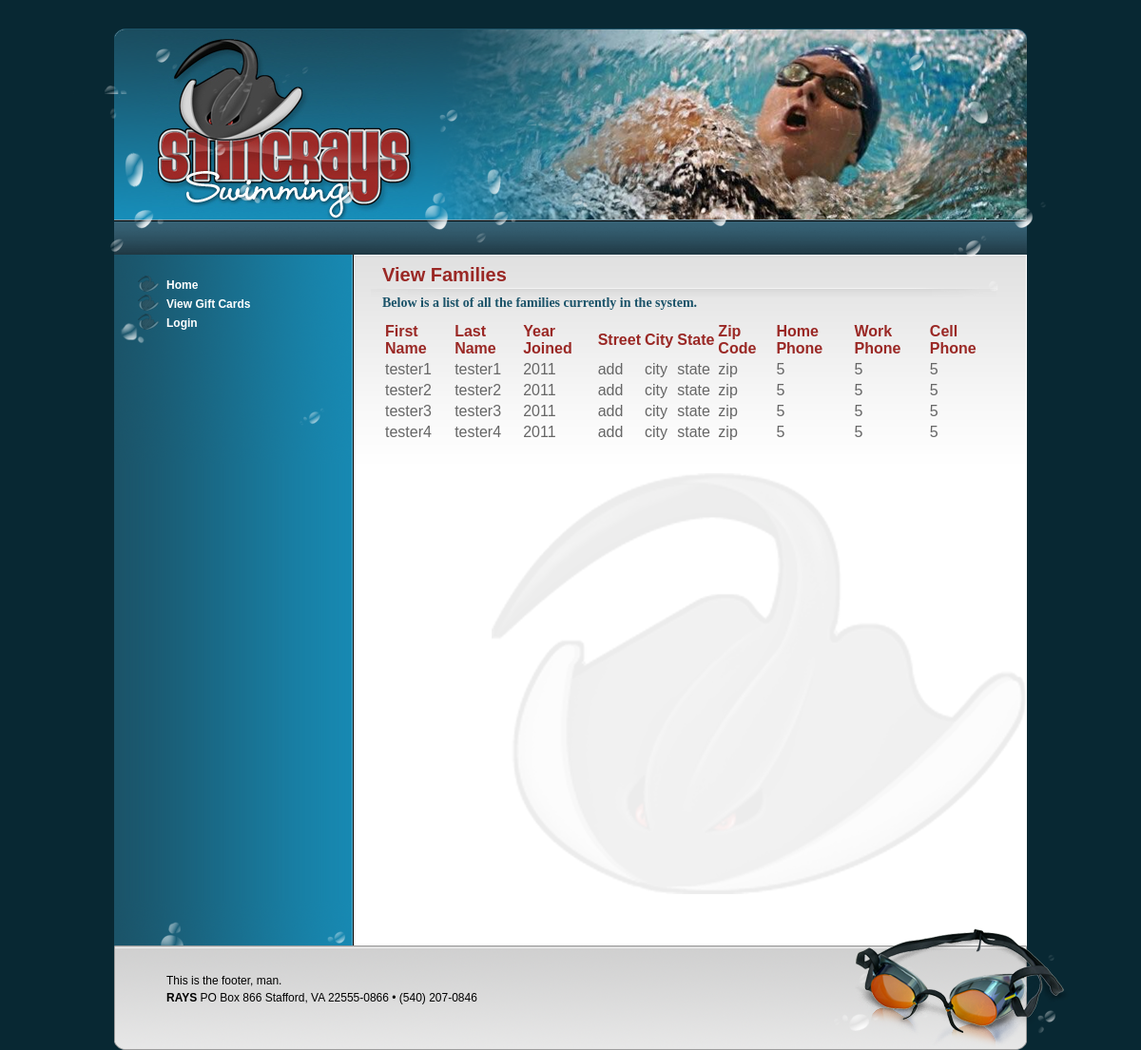
The page /browseFamilies.php on the database its author committed.
### tables this page shows
CREATE TABLE families
(
familyID INT(10) NOT NULL AUTO_INCREMENT,
PRIMARY KEY (familyID),
email VARCHAR(30),
password VARCHAR(40),
parentFirstName VARCHAR(20),
parentLastName VARCHAR(20),
yearJoined INT(4),
streetAddress VARCHAR(30),
city VARCHAR(20),
state VARCHAR(20),
zip VARCHAR(20),
homePhone VARCHAR(20),
workPhone VARCHAR(20),
cellPhone VARCHAR(20),
accessLevel CHAR(1),
overallAFD DEC(8,2),
currentAFD DEC(8,2)
);

### browseFamilies.php (the view, shortened to what this page needs)
<html>
<body>
<?php
include('siteNavigator.php');
?>
<h1>View Families</h1>
<h2>Below is a list of all the families currently in the system.</h2>
<?php
$query = "SELECT * FROM families ORDER BY parentLastName, parentFirstName";
$result = mysqli_query($db, $query);
echo "<table>\n<tr><th><h3 style=\"text-align:left\">First Name</h3></th>
					<th><h3 style=\"text-align:left\">Last Name</h3></th>
					<th><h3 style=\"text-align:left\">Year Joined</h3></th>
					<th><h3 style=\"text-align:left\">Street</h3></th>
					<th><h3 style=\"text-align:left\">City</h3></th>
					<th><h3 style=\"text-align:left\">State</h3></th>
					<th><h3 style=\"text-align:left\">Zip Code</h3></th>
					<th><h3 style=\"text-align:left\">Home Phone</h3></th>
					<th><h3 style=\"text-align:left\">Work Phone</h3></th>
					<th><h3 style=\"text-align:left\">Cell Phone</h3></th>
					</tr>\n\n";
while($row = mysqli_fetch_array($result))
{
	$fname = $row['parentFirstName'];
	$lname = $row['parentLastName'];
	$yearJoined = $row['yearJoined'];
	$streetAddress = $row['streetAddress'];
	$city = $row['city'];
	$state = $row['state'];
	$zip = $row['zip'];
	$homePhone = $row['homePhone'];
	$workPhone = $row['workPhone'];
	$cellPhone = $row['cellPhone'];
	echo "<tr><td>$fname</td>
			<td>$lname</td>
			<td>$yearJoined</td>
			<td>$streetAddress</td>
			<td>$city</td>
			<td>$state</td>
			<td>$zip</td>
			<td>$homePhone</td>
			<td>$workPhone</td>
			<td>$cellPhone</td>
			</tr>\n";
}
echo "</table>\n";
?>
</div>
<?php
include('footer.php');
?>
</body>
</html>

### siteNavigator.php (shortened to what this page needs)
<head>
<link rel="stylesheet" href="stylesheet.css" type="text/css" />
<link rel="stylesheet" type="text/css" href="graphics/scripts/jquery.lightbox-0.5.css" media="screen" />
</head>
<body id="page" onload="initULMenu('menu_main')">
<div id="header" class="canvas">
  <div id="headerTransparent">
    <div id="logo"><a href="Home.php"><h1>Stingrays Swim Team</h1></a></div>
    <div id="headerMenu"></div>
  </div>
</div>
<div id="content" class="canvas">
 <div id="contentTop">
 <div id="contentBot">
  <div class="left">
    <div id="menu_main">
  <ul class="menu_main">
	 <li class="item1"><a class="first" href="Home.php" >Home</a></li>
	 <li class="item1"><a class="first" href="browseCards.php" >View Gift Cards</a></li>
     <?php
	 if(session_is_registered('loggedIn') == false){
	 ?>
	 <li class="item2"><a  href="login.php" >Login</a></li>
     <?php
	 }else{?>
	 <li class="item3"><a  href="logout.php" >Logout</a></li>
	 <?php
	 }
	 ?>
  </ul>
</div>
</div>
<div class="center">
    <div class="webpageWrapper">

### footer.php
 <BR>
 </div>
 </div>
 </div>
</div>
<div id="footer" class="canvas">
  <div id="footerContent" style="">
    <div class="webpageWrapper">
<p>
This is the footer, man. <br>
<b>RAYS</b> PO Box 866 Stafford, VA 22555-0866 • (540) 207-0846
</p>
</div>

### stylesheet.css (style rules this page uses)
a { color: #1b5369; text-decoration: none; }
h1 { color: #9a2825; font:bold 20px Georgia Arial, Helvetica, sans-serif; margin: 10px 0px 10px 0px; }
h2 { color: #000000; font:bold 14px Arial, Helvetica, sans-serif; margin: 0px 0px 10px 0px; }
h2 { color: #1b5369; font:bold 14px arial black,avant garde; margin: 0px 0px 10px 0px; }
h3 { color: #9a2825; font-size: 16px; font-weight: bold; margin:0; }
p { color: #000000; font:bold 14px Arial, Helvetica, sans-serif; margin: 0px 0px 10px 0px; }
html, body, p, div, input, select { font: normal 12px Arial, Helvetica, sans-serif; color: #666666; line-height: 150%; }
#page { margin:30px 0px 0px 0px; background: #082833 url(graphics/design/page_bg2.jpg) repeat-x left top; }
#header { background: transparent url(graphics/design/transparent_photo1.jpg) no-repeat right top; height: 238px; }
#headerTransparent { background: transparent url(graphics/design/header_bg.png) no-repeat left top; height: 238px; }
#header #logo { float: left; padding-left:85px; width: 279px; height:203px; }
#header #logo a { width: 279px; height: 201px; display: block; background: transparent url(graphics/design/Swimrays_logo_left.png) no-repeat top left; }
#headerMenu { width: 100%; height: 35px; background: transparent url(graphics/design/menu_top_bg.png) no-repeat left top; clear:both; }
#content { background: transparent url(graphics/design/content_bg_rp.png) repeat-y 45px top; }
#content .left { width: 252px; padding-top:20px; background: transparent; vertical-align: top; float:left; }
#content .center:after { content: "."; display: block; height: 0; clear: both; visibility: hidden; }
#content .center { width: 648px; height:680px; padding:0px 30px; background: transparent url(graphics/design/watermark_bg.png) no-repeat right 230px; vertical-align: top; float:left; }
html>body #content .center { min-height: 680px; height: auto; }
#contentTop { background: transparent url(graphics/design/content_bg_tp.png) no-repeat 45px top; width: 960px; padding: 0px 45px; }
#contentTop:after { content: "."; display: block; height: 0; clear: both; visibility: hidden; }
#contentBot:after { content: "."; display: block; height: 0; clear: both; visibility: hidden; }
#contentBot { background: transparent url(graphics/design/content_bg_bt.png) no-repeat left bottom; width: 960px; height: 730px; }
html>body #contentBot { min-height: 730px; height: auto; }
#footer { height: 107px; background: transparent url(graphics/design/footer_bg.png) no-repeat left bottom; color: #000; }
#footerContent p { margin:0; padding:0; color: #000; }
#footerContent { padding: 25px 100px 0px 100px; color: #000; }
.canvas { clear: both; width: 1050px; margin:0 auto; }
.canvas:after { content: "."; display: block; height: 0; clear: both; visibility: hidden; }
#menu_main:after { content: "."; display: block; height: 0; clear: both; visibility: hidden; }
ul.menu_main ,ul.menu_main li,ul.menu_main ul { margin: 0; border: 0; padding: 0; list-style: none; width: 252px; }
ul.menu_main li { position: relative; display: block !important; display: inline; float: left; }
ul.menu_main a { color: #fff; background: transparent url(graphics/design/bullet_off.png) no-repeat 25px 50%; text-decoration: none; text-align: left; padding: 5px 10px 1px 55px; font: bold 12px Arial, Helvetica, sans-serif; display: block; height: auto !important; height: 1%; }

### rows shown on the page
families: parentFirstName "tester1", parentLastName "tester1", yearJoined "2011", streetAddress "add", city "city", state "state", zip "zip", homePhone "5", workPhone "5", cellPhone "5"
families: parentFirstName "tester2", parentLastName "tester2", yearJoined "2011", streetAddress "add", city "city", state "state", zip "zip", homePhone "5", workPhone "5", cellPhone "5"
families: parentFirstName "tester3", parentLastName "tester3", yearJoined "2011", streetAddress "add", city "city", state "state", zip "zip", homePhone "5", workPhone "5", cellPhone "5"
families: parentFirstName "tester4", parentLastName "tester4", yearJoined "2011", streetAddress "add", city "city", state "state", zip "zip", homePhone "5", workPhone "5", cellPhone "5"
